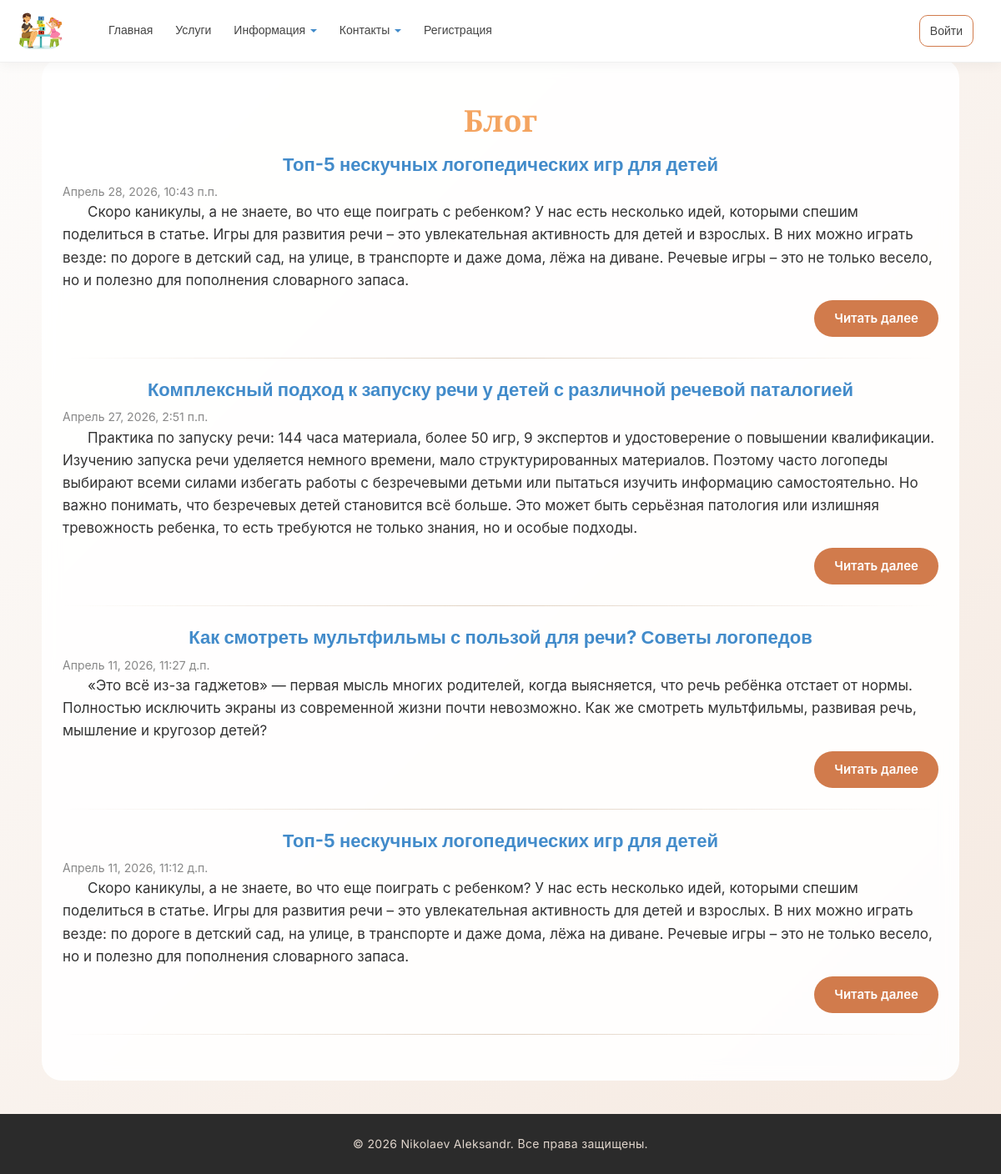
Screenshot of /blog/ with the database file from the repository.
### app/models.py (models this page shows, shortened)
class Blog(models.Model):
    title = models.CharField(max_length=100, unique_for_date = "posted", verbose_name="Заголовок")
    description = models.TextField(verbose_name="Краткое содержание")
    content = models.TextField(verbose_name="Полное содержание")
    posted = models.DateTimeField(default=datetime.now, db_index = True, verbose_name= "Опубликована")
    author = models.ForeignKey(User, null = True, blank = True, on_delete = models.SET_NULL, verbose_name="Автор")
    image = models.FileField(default = 'temp.jpg', verbose_name = "Путь к картинке")
    class Meta:
        db_table = "Posts"
        ordering = ["-posted"]
        verbose_name = "статья блога"
        verbose_name_plural = "cтатья блога"

### app/views.py (the view)
# urls.py: path('blog/', views.blog, name='blog'),
def blog(request):
    assert isinstance(request, HttpRequest)
    posts = Blog.objects.all()
    return render(
        request,
            'app/blog/blog.html',
            {
                'title':'Блог',
                'posts': posts,
                'year': datetime.now().year,
            }
        )

### app/templates/app/blog/blog.html (shortened to what this page needs)
{% extends "app/layout.html" %}
{% load static %}
{% block content %}
<h2 class="title">{{ title }}</h2>
{% for post in posts %}
<div class="mb-4">
    <h2 class="subtitle text-center">{{ post.title }}</h2>
    <div class="description" style="font-size: 14px; color: #888;">
        {{ post.posted }}
    </div>
    <p class="description text-indent mt-3">{{ post.description }}</p>
    <div class="text-right">
        <a class="btn-base btn-brand" href="{% url 'blogpost' parametr=post.id %}">Читать далее</a>
    </div>
</div>
<hr>
{% empty %}
<p class="description">Статей пока нет.</p>
{% endfor %}
{% endblock %}

### app/static/app/content/site.css (style rules this page uses)
* { margin: 0; padding: 0; box-sizing: border-box; font-family: 'Inter', -apple-system, BlinkMacSystemFont, 'Segoe UI', Roboto, sans-serif; }
body { font-weight: 400; background: linear-gradient(135deg, #fdfcfb 0%, #f5e9e0 100%); display: flex; flex-direction: column; min-height: 100vh; padding-top: 70px; color: #2d2d2d; line-height: 1.6; }
.title { font-family: 'Playfair Display', serif; font-weight: 700; text-align: center; margin: 25px 0 20px; color: sandybrown; font-size: 36px; letter-spacing: 0.3px; }
.subtitle { font-family: 'Inter', sans-serif; font-size: 22px; font-weight: 700; margin: 18px 0 10px; color: #428bca; transition: color 0.3s ease; }
p, .description, li { font-size: 17px; font-weight: 400; line-height: 1.6; color: #333; }
.btn-base { border: none; padding: 10px 24px; border-radius: 30px; font-weight: 600; font-size: 15px; cursor: pointer; transition: all 0.2s ease; text-decoration: none; display: inline-block; text-align: center; }
.btn-brand { background: #d17b4c; color: white !important; }
a { text-decoration: none; }
.text-indent { text-indent: 30px; }
hr { border: 0; height: 1px; background: linear-gradient(to right, transparent, #e0d0c0, transparent); margin: 25px 0; }

### rows the page displays
Blog: title "Топ-5 нескучных логопедических игр для детей", posted "Апрель 28, 2026, 10:43 п.п.", description "Скоро каникулы, а не знаете, во что еще поиграть с ребенком? У нас есть несколько идей, которыми спешим поделиться в статье. Игры для развития речи – это увлекательная активность для детей и взрослых. В них можно играть везде: по дороге в детский сад, на улице, в транспорте и даже дома, лёжа на диване. Речевые игры – это не только весело, но и полезно для пополнения словарного запаса."
Blog: title "Комплексный подход к запуску речи у детей с различной речевой паталогией", posted "Апрель 27, 2026, 2:51 п.п.", description "Практика по запуску речи: 144 часа материала, более 50 игр, 9 экспертов и удостоверение о повышении квалификации. Изучению запуска речи уделяется немного времени, мало структурированных материалов. Поэтому часто логопеды выбирают всеми силами избегать работы с безречевыми детьми или пытаться изучить информацию самостоятельно. Но важно понимать, что безречевых детей становится всё больше. Это может быть серьёзная патология или излишняя тревожность ребенка, то есть требуются не только знания, но и особые подходы."
Blog: title "Как смотреть мультфильмы с пользой для речи? Советы логопедов", posted "Апрель 11, 2026, 11:27 д.п.", description "«Это всё из-за гаджетов» ― первая мысль многих родителей, когда выясняется, что речь ребёнка отстает от нормы. Полностью исключить экраны из современной жизни почти невозможно. Как же смотреть мультфильмы, развивая речь, мышление и кругозор детей?"
Blog: title "Топ-5 нескучных логопедических игр для детей", posted "Апрель 11, 2026, 11:12 д.п.", description "Скоро каникулы, а не знаете, во что еще поиграть с ребенком? У нас есть несколько идей, которыми спешим поделиться в статье. Игры для развития речи – это увлекательная активность для детей и взрослых. В них можно играть везде: по дороге в детский сад, на улице, в транспорте и даже дома, лёжа на диване. Речевые игры – это не только весело, но и полезно для пополнения словарного запаса."

### other values shown
{{ title }} "Блог"
